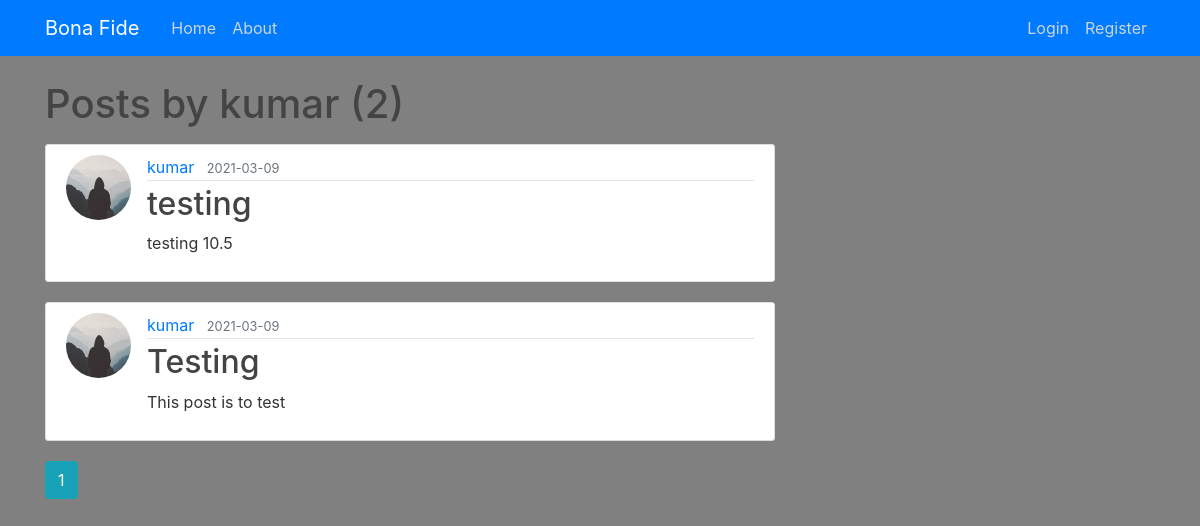
Page /user/kumar on the committed database.
### flaskblog/models.py (models this page shows, shortened)
class User(db.Model, UserMixin):
    id = db.Column(db.Integer, primary_key=True)
    username = db.Column(db.String(20), unique=True, nullable=False)
    email = db.Column(db.String(120), unique=True, nullable=False)
    image_file = db.Column(db.String(20), nullable=False, default='default.jpg')
    password = db.Column(db.String(60), nullable=False)
    posts = db.relationship('Post', backref='author', lazy=True)

class Post(db.Model):
    id = db.Column(db.Integer, primary_key=True)
    title = db.Column(db.String(100), nullable=False)
    date_posted = db.Column(db.DateTime, nullable=False, default=datetime.utcnow)
    content = db.Column(db.Text, nullable=False)
    user_id = db.Column(db.Integer, db.ForeignKey('user.id'), nullable=False)

### flaskblog/routes.py (the view)
@app.route("/user/<string:username>")
def user_posts(username):
    page = request.args.get('page', 1, type=int)
    user = User.query.filter_by(username=username).first_or_404()
    posts = Post.query.filter_by(author=user)\
        .order_by(Post.date_posted.desc())\
        .paginate(page=page, per_page=5)
    return render_template('user_posts.html', posts=posts, user=user)

### flaskblog/templates/user_posts.html
{% extends "layout.html" %}
{% block content %}
    <h1 class="mb-3">Posts by {{ user.username }} ({{ posts.total }})</h1>
    {% for post in posts.items %}
        <article class="media content-section">
          <img class="rounded-circle article-img" src="{{ url_for('static', filename='profile_pics/' + post.author.image_file) }}">
          <div class="media-body">
            <div class="article-metadata">
              <a class="mr-2" href="{{ url_for('user_posts', username=post.author.username) }}">{{ post.author.username }}</a>
              <small class="text-muted">{{ post.date_posted.strftime('%Y-%m-%d') }}</small>
            </div>
            <h2><a class="article-title" href="{{ url_for('post', post_id=post.id) }}">{{ post.title }}</a></h2>
            <p class="article-content">{{ post.content }}</p>
          </div>
        </article>
    {% endfor %}
    {% for page_num in posts.iter_pages(left_edge=1, right_edge=1, left_current=1, right_current=2) %}
      {% if page_num %}
        {% if posts.page == page_num %}
          <a class="btn btn-info mb-4" href="{{ url_for('user_posts', username=user.username, page=page_num) }}">{{ page_num }}</a>
        {% else %}
          <a class="btn btn-outline-info mb-4" href="{{ url_for('user_posts', username=user.username, page=page_num) }}">{{ page_num }}</a>
        {% endif %}
      {% else %}
        ...
      {% endif %}
    {% endfor %}
{% endblock content %}

### flaskblog/templates/layout.html (shortened to what this page needs)
<!DOCTYPE html>
<html>
<head>
    <link rel="stylesheet" href="https://stackpath.bootstrapcdn.com/bootstrap/4.3.1/css/bootstrap.min.css">
    <link rel="stylesheet" type="text/css" href="{{ url_for('static', filename='main.css') }}">
</head>
<body style="background-color:grey;">
    <header class="site-header">
        <nav class="navbar navbar-expand-md navbar-dark bg-primary fixed-top">
          <div class="container">
            <a class="navbar-brand mr-4" href="/">Bona Fide</a>
            <div class="collapse navbar-collapse" id="navbarToggle">
              <div class="navbar-nav mr-auto">
                <a class="nav-item nav-link" href="{{ url_for('home') }}">Home</a>
                <a class="nav-item nav-link" href="{{ url_for('about') }}">About</a>
              </div>
              <div class="navbar-nav">
                {% if current_user.is_authenticated %}
                  <a class="nav-item nav-link" href="{{ url_for('new_post') }}">New Post</a>
                  <a class="nav-item nav-link" href="{{ url_for('account') }}">Account</a>
                  <a class="nav-item nav-link" href="{{ url_for('logout') }}">Logout</a>
                {% else %}
                  <a class="nav-item nav-link" href="{{ url_for('login') }}">Login</a>
                  <a class="nav-item nav-link" href="{{ url_for('register') }}">Register</a>
                {% endif %}
              </div>
            </div>
          </div>
        </nav>
      </header>
      <main role="main" class="container">
        <div class="row">
          <div class="col-md-8">
            {% block content %}{% endblock %}
          </div>
        </div>
      </main>
  </body>
</body>
</html>

### flaskblog/static/main.css (style rules this page uses)
body { background: #fafafa; color: #333333; margin-top: 5rem; }
h1, h2, h3, h4, h5, h6 { color: #444444; }
.site-header .navbar-nav .nav-link { color: #cbd5db; }
.content-section { background: #ffffff; padding: 10px 20px; border: 1px solid #dddddd; border-radius: 3px; margin-bottom: 20px; }
.article-title { color: #444444; }
.article-content { white-space: pre-line; }
.article-img { height: 65px; width: 65px; margin-right: 16px; }
.article-metadata { padding-bottom: 1px; margin-bottom: 4px; border-bottom: 1px solid #e3e3e3 }

### rows in the picture
User: username "kumar"
Post: image_file (placeholder picture), author.username "kumar", date_posted "2021-03-09", title "testing", content "testing 10.5"
Post: image_file (placeholder picture), author.username "kumar", date_posted "2021-03-09", title "Testing", content "This post is to test"

### other values in the picture
{{ posts.total }} "2"
{{ page_num }} "1"
